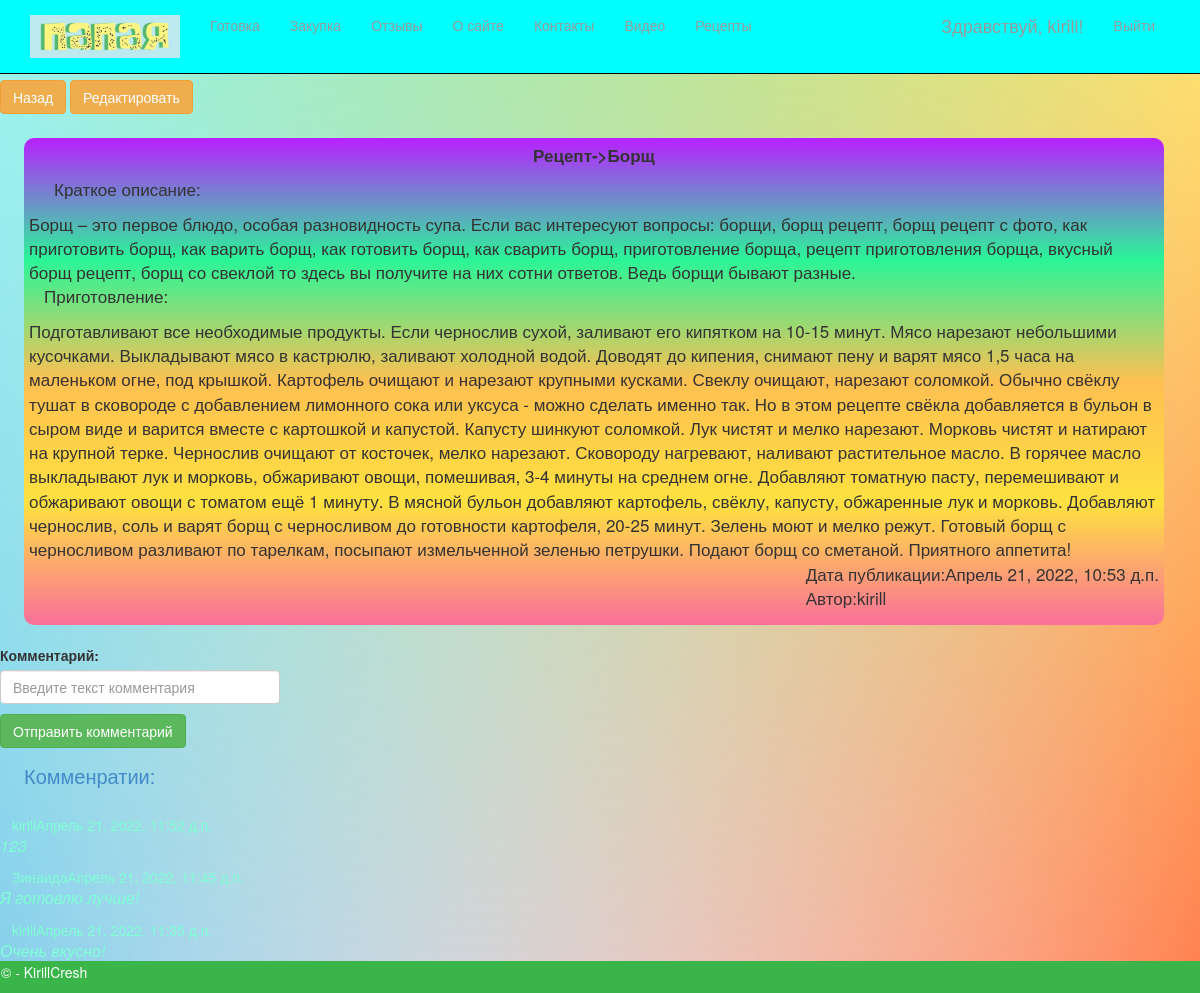
/2/ (signed in), run on the app's committed database.
### app/models.py (models this page shows, shortened)
class Blog(models.Model):
    title = models.CharField(max_length = 80, unique_for_date = "posted", verbose_name = "Заголовок")
    description = models.TextField(verbose_name = "Краткое описание")
    content = models.TextField(verbose_name = "Полное содержание")
    posted = models.DateTimeField(default = datetime.now(), db_index = True, verbose_name = "Опубликована")
    author = models.ForeignKey(User, null=True, blank=True, on_delete = models.SET_NULL, verbose_name = "Автор")
    image = models.ImageField(upload_to='images/', default = 'default.jpg', verbose_name = "Путь к картинке")
    class Meta:
        db_table = "Блог"
        ordering = ["-posted"]
        verbose_name = "статья блога"
        verbose_name_plural = "статьи блога"

class Comment(models.Model):
    text = models.TextField(max_length=500)
    posted = models.DateTimeField(default=datetime.now(), verbose_name="Time published")
    author = models.ForeignKey(User, null=True, blank=True, on_delete=models.SET_NULL, verbose_name="Автор")
    post = models.ForeignKey(Blog, on_delete=models.CASCADE)

### app/views.py (the view, shortened to what this page needs)
# urls.py: path('<int:Blog_id>/', views.blog_itself, name='blog_itself'),
def blog_itself(request, Blog_id):
    comments = Comment.objects.order_by('-posted')
    blog = Blog.objects.get(pk=Blog_id)
    form = CommentForm()
    return render(request, 'app/blog_itself.html', {'blog': blog,
    'comments': comments,
    'form': form
    })

### app/forms.py
class CommentForm(ModelForm):
    class Meta:
        model = Comment
        fields = ['text',]
    def __init__(self, *args, **kwargs):
        super(CommentForm, self).__init__(*args, **kwargs)
        self.fields['text'].help_text = ''
        self.fields['text'].label = 'Комментарий'
        self.fields['text'].widget = forms.TextInput(attrs={'class': 'form-control', 'placeholder': 'Введите текст комментария'})

### app/templates/app/blog_itself.html (shortened to what this page needs)
﻿{% extends "app/layout.html" %}
{% load static %}
{% block content %}
<a class="btn btn-warning" href="{% url 'blogs' %}">Назад</a>
{% if user.is_superuser %}
<a class="btn btn-warning" onclick="document.location='update'">Редактировать</a>
{% endif %}
<div class="content" style="font-size:17px;">
    <p align="center">
        <b>
            Рецепт->{{ blog.title }}
        </b>
    </p>
    <p style="margin-left:25px;">
    Краткое описание:
    </p>{{ blog.description }}
    <br/>
    <p style="margin-left:15px;">
        Приготовление:
    </p>
    {{ blog.content }}
    <br/>
    <p style="display: flex; justify-content: right;">
        Дата публикации:{{ blog.posted }} <br/>
        Автор:{{ blog.author }}
    </p>
</div>
<br/>
{% if user.is_authenticated %}
<form method="POST" >
    {{form.as_p}}
    <button type="submit" class="btn btn-success" > Отправить комментарий </button>
</form>
<div class="put_com" style="display: flex; justify-content: space-between; width: 96%; margin-left: 2%; margin-bottom: 2%;">
    <a style="font-size: 20px">Комменратии:</a>
</div>
{% else %}
    <h3> Для добавления комментария, пожалуйста, авторизуйтесь. </h3>
{% endif %}
{% if comments %}
{% for comment in comments %}
{% if comment in blog.comment_set.all %}
    <div class="block_com">
        <a style="margin: 1% 2% 0 1%; color: aquamarine">{{ comment.author }}{{ comment.posted }}</a>
        <a style="font-size: 16px; margin: 0 2% 1% 2%; color: aquamarine"><i>{{ comment.text|linebreaks }}</i></a>
    </div>
{% endif %}
{% endfor %}
{% else %}
    <p style="margin-left: 2%;">Здесь пока нет комментариев.</p>
{% endif %}
{% endblock %}

### app/templates/app/loginpartial.html (shortened to what this page needs)
﻿{% if user.is_authenticated %}
<form id="logoutForm" action="/logout/" method="post" class="navbar-right">
    <ul class="nav navbar-nav navbar-right">
        <li><span class="navbar-brand">Здравствуй, {{ user.username }}!</span></li>
        <li><a href="javascript:document.getElementById('logoutForm').submit()">Выйти</a></li>
    </ul>
</form>
{% else %}
<ul class="nav navbar-nav navbar-right">
    <li><a href="{% url 'login' %}">Войти</a></li>
    <li><a href="{% url 'register' %}">Регистрация</a></li>
</ul>
{% endif %}

### app/static/app/content/site.css (style rules this page uses)
body { padding-top: 3%; padding-bottom: 20px; background-blend-mode: screen; background: linear-gradient(limegreen, transparent), linear-gradient(90deg, skyblue, transparent), linear-gradient(-90deg, coral, transparent); background-size: cover; background-position: center center; background-repeat: no-repeat; background-attachment: fixed; }
input, select, textarea { max-width: 280px; }
.content { width: 95%; padding: 5px; margin-top: 2%; margin-left: 2%; border-radius: 10px; background: linear-gradient(to bottom, #b721ff, #2af598, #fec051, #fee140, #fa709a); }

### data on the page
Blog: title "Борщ", description "Борщ – это первое блюдо, особая разновидность супа. Если вас интересуют вопросы: борщи, борщ рецепт, борщ рецепт с фото, как приготовить борщ, как варить борщ, как готовить борщ, как сварить борщ, приготовление борща, рецепт приготовления борща, вкусный борщ рецепт, борщ со свеклой то здесь вы получите на них сотни ответов. Ведь борщи бывают разные.", content "Подготавливают все необходимые продукты. Если чернослив сухой, заливают его кипятком на 10-15 минут. Мясо нарезают небольшими кусочками. Выкладывают мясо в кастрюлю, заливают холодной водой. Доводят до кипения, снимают пену и варят мясо 1,5 часа на маленьком огне, под крышкой. Картофель очищают и нарезают крупными кусками. Свеклу очищают, нарезают соломкой. Обычно свёклу тушат в сковороде с добавлением лимонного сока или уксуса - можно сделать именно так. Но в этом рецепте свёкла добавляется в бульон в сыром виде и варится вместе с картошкой и капустой. Капусту шинкуют соломкой. Лук чистят и мелко нарезают. Морковь чистят и натирают на крупной терке. Чернослив очищают от косточек, мелко…", posted "Апрель 21, 2022, 10:53 д.п.", author "kirill"
Comment: text "123"
Comment: author "Зинаида", text "Я готовлю лучше!"
Comment: author "kirill", posted "Апрель 21, 2022, 11:35 д.п.", text "Очень вкусно!"

### other printed values
{{ user.username }} "kirill"
